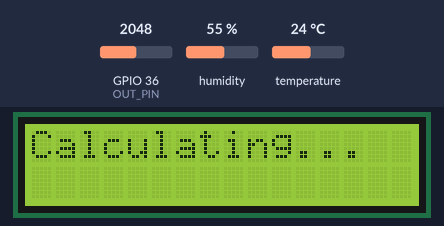
Bench run of a program on a simulated ESP32. On the bench: 16×2 character LCD. The test bench sets the inputs (shaded band); at power-on: GPIO 36 (OUT_PIN) = 2048, humidity 55 %, temperature 24 °C. Nothing arrives over Bluetooth unless stated; what the program prints to the serial monitor is not drawn.

Above: at 0.1 s.
At 30.2 s:
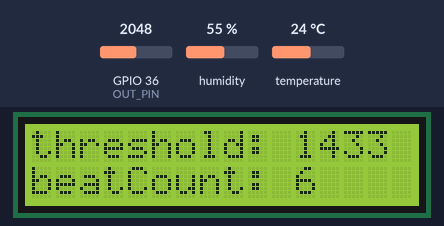

Measured:
- what the display in image 1 shows lasts 15.1 s, from 30.1 s to 45.2 s

The program:

main.cpp
```cpp
#include <Arduino.h>
#include <LiquidCrystal_I2C.h>
#include <BluetoothSerial.h>
#include "DHT.h"

#define DHTPIN 15
#define DHTTYPE DHT11

LiquidCrystal_I2C lcd(0x27,16,2);
BluetoothSerial ESP_BT;

// Пины AD8232
#define OUT_PIN 36
#define MINUS_PIN 2
#define PLUS_PIN 4
#define BUTTON_PIN 27

DHT dht(DHTPIN, DHTTYPE);

float lastHumidity = 0;
int threshold = 2700;
int beatCount = 0;
int averageBPM = 0;
unsigned long lastPeakTime = 0;
bool wasAboveThreshold = false;

void setup() {
  Serial.begin(9600);
  ESP_BT.begin("Cardioreg");

  lcd.init();
  lcd.backlight();
  lcd.clear();
  lcd.setCursor(0, 0);
  lcd.print("Calculating...");

  unsigned long startTime = millis();
  int mxValue = 0;
  while (millis() - startTime < 15000) {
    int egcValue = analogRead(OUT_PIN);
    mxValue = max(egcValue, mxValue);
    delay(10);
  }
  threshold = mxValue*0.8;
  dht.begin();
}

void loop() {
  float startH = dht.readHumidity();
  float h = startH;

  if (isnan(startH)) {
    Serial.println("Ошибка чтения с DHT");
    return;
  }
  unsigned long startTime = millis();
  beatCount = 0;
  int mxValue = 0;
  int i = 0;
  bool allWet = true;
  while (millis() - startTime < 15000) {
    i++;
    if (i == 100) {
      i = 0;
      h = dht.readHumidity();
      if (h <= 85) {
        allWet = false;
      }
    }
    int egcValue = analogRead(OUT_PIN);
    mxValue = max(egcValue, mxValue);
    char buffer[20];
    ESP_BT.println(egcValue);
    Serial.println(egcValue);

    if (!wasAboveThreshold && egcValue > threshold) {
      beatCount++;
      wasAboveThreshold=true;
    }
    if (wasAboveThreshold && egcValue < threshold) {
      wasAboveThreshold=false;
    }
    delay(10);
  }

  if (allWet || h - startH > 1.0) {
    ESP_BT.println("breath");
    Serial.println("breath");
  }
  else {
    ESP_BT.println("noBreath");
    Serial.println("noBreath");
  }

  threshold = mxValue*0.7;
  lcd.clear();
  lcd.setCursor(0, 0);
  lcd.print("threshold: ");
  lcd.print(threshold);
  lcd.setCursor(0, 1);
  lcd.print("beatCount: ");
  lcd.print(beatCount*6);
  char buffer[20];
  sprintf(buffer,"bpm%d",beatCount*6);
  ESP_BT.println(buffer);
  Serial.println(buffer);
  beatCount=0;
} 
```
